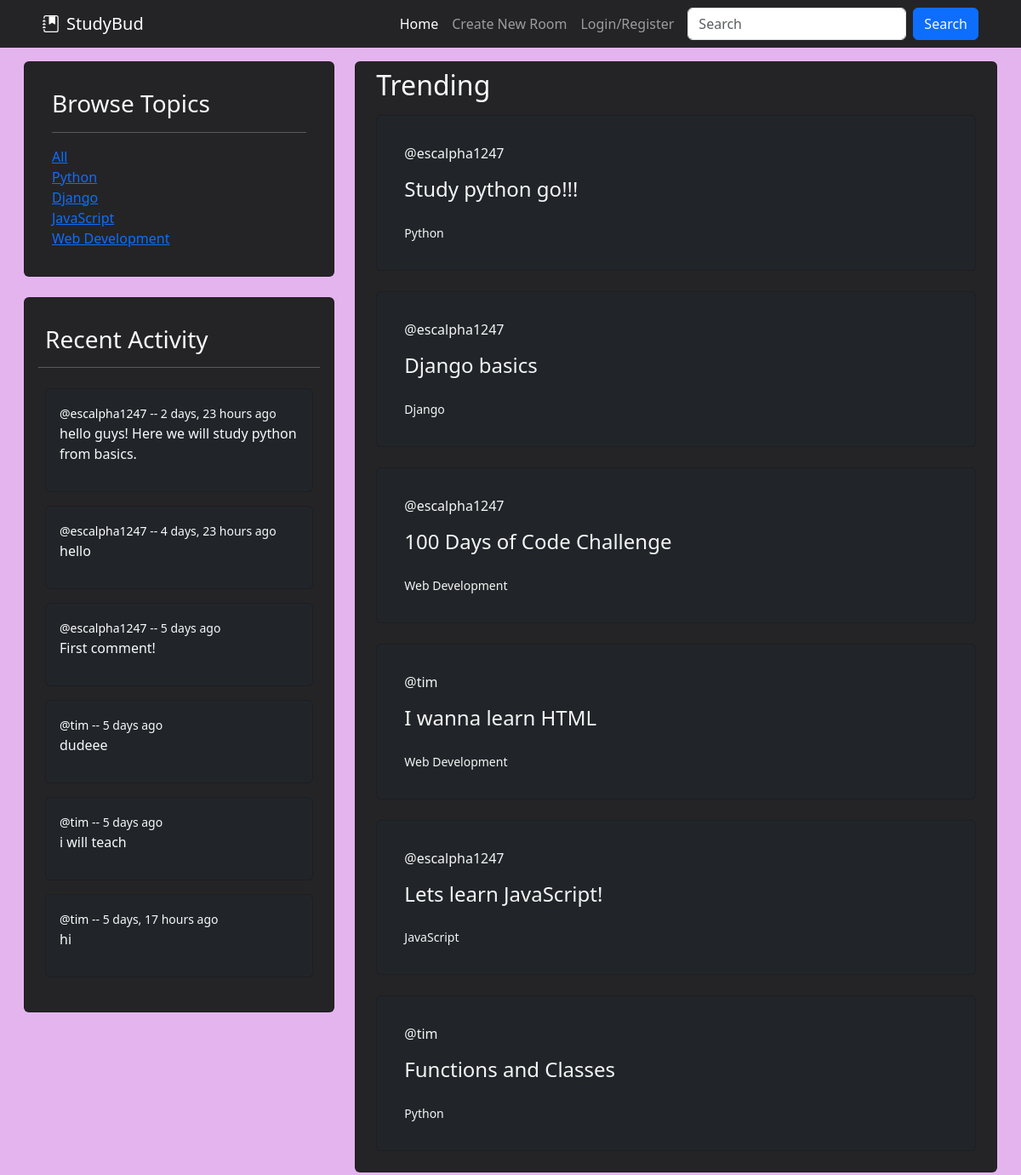
The app's page /, older data.
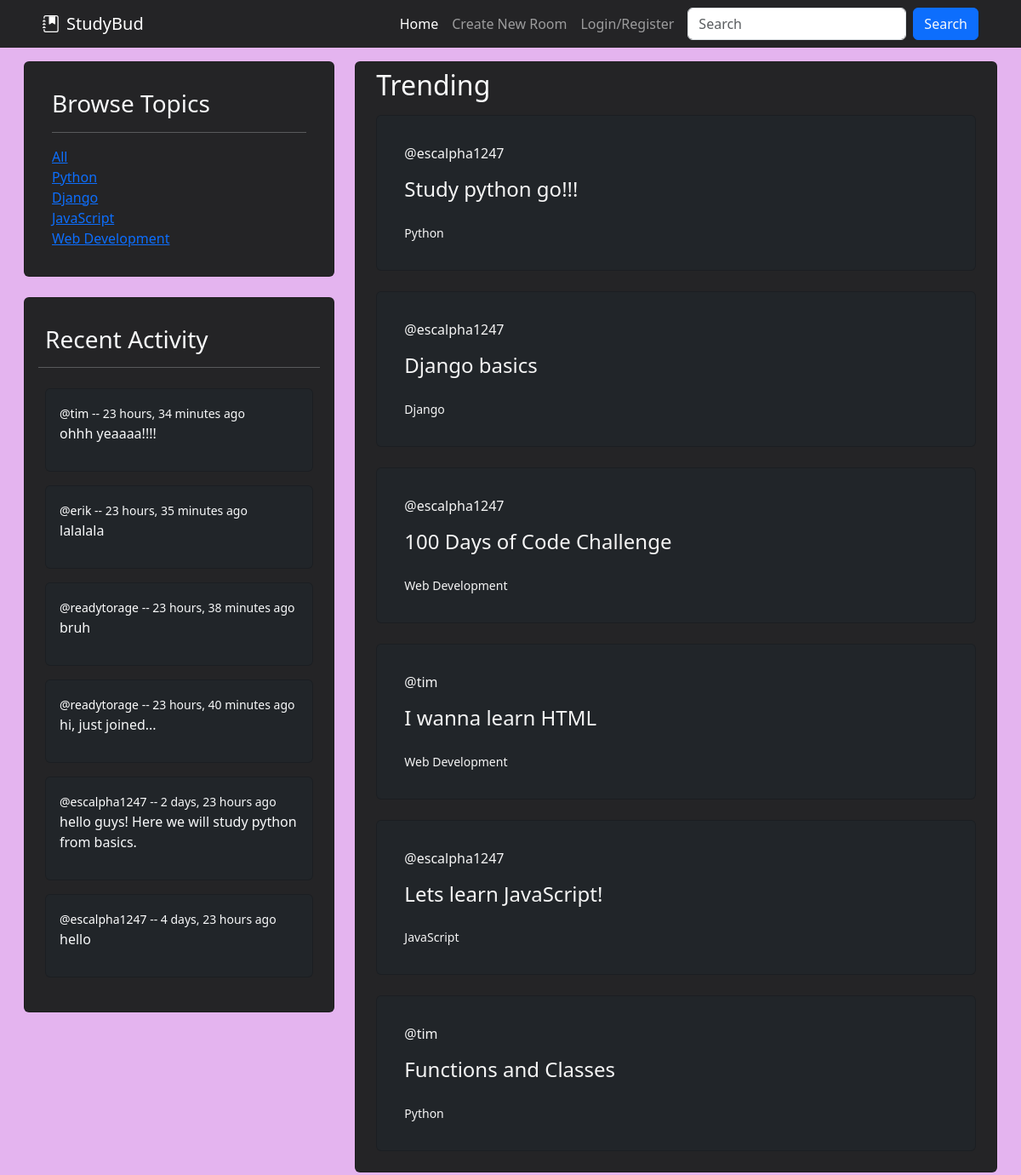
The same page, newer data.
### base/models.py (models this page shows, shortened)
class Topic(models.Model):
    name = models.CharField(max_length=200)

class Message(models.Model):
    user = models.ForeignKey(User, on_delete=models.CASCADE)
    room = models.ForeignKey(Room, on_delete=models.CASCADE) # This will delete all messages in a room after the room is deleted.
    body = models.TextField() # required
    updated = models.DateTimeField(auto_now=True) # takes snapshot everytime its saved
    created = models.DateTimeField(auto_now_add=True) # only takes snapshot when saved first time
    class Meta:
        ordering = ['-updated', '-created']
    def __str__(self):
        return self.body[0:50] # we want only first 50 messages for preview

class Room(models.Model):
    host = models.ForeignKey(User, on_delete=models.SET_NULL, null=True)
    topic = models.ForeignKey(Topic, on_delete=models.SET_NULL, null=True)
    name = models.CharField(max_length=200)
    description = models.TextField(null=True, blank=True) # Null is allowed, by default is false!
    participants = models.ManyToManyField(User, related_name='participants', blank=True)
    updated = models.DateTimeField(auto_now=True) # takes snapshot everytime its saved
    created = models.DateTimeField(auto_now_add=True) # only takes snapshot when saved first time
    class Meta:
        ordering = ['-updated', '-created'] # '-' sign makes newer one come at top

### base/views.py (the view)
# urls.py: path('', views.home, name="home"),
def home(request):
    q = request.GET.get('q') if request.GET.get('q') != None else ''
    rooms = Room.objects.filter(
        Q(topic__name__icontains=q) |
        Q(name__icontains=q) |
        Q(host__username__icontains=q) |
        Q(description__icontains=q)
    )
    topics = Topic.objects.all()
    room_messages = Message.objects.filter(Q(room__name__icontains=q))[:6]
    room_count = rooms.count()
    context = {'rooms': rooms, 'topics':topics, 'room_count':room_count, 'room_messages':room_messages}
    return render(request, 'base/home.html', context)

### base/templates/base/home.html (shortened to what this page needs)
{% extends 'main.html' %}
{% block content %}
<section class="container-fluid text-light" style="width: 100%;">
    <div class="row p-3">
        <div name="sidebar" class="container col-sm-4">
            {% include 'base/topics_comp.html' %}
            {% include 'base/activity_comp.html' %}
        </div>
        <div class="container col-sm-8">
            <div class="card" style="background-color: #242426;width: 3fr">
                <h2 class="text-light px-4 py-2">Trending</h2>
                {% include 'base/feed_comp.html' %}
            </div>
        </div>
    </div>
</section>
{% endblock content %}

### base/templates/base/topics_comp.html
<div class="container px-0 pb-4">
    <div class="card container text-light p-3" style="background-color: #242426;width: 1fr;">
        <div class="card-body">
            <h3 class="card-title">Browse Topics</h3>
            <hr />
            <div class="card-link">
                <a href="?q=">All</a>
            </div>
            {% for topic in topics %}
            <div class="card-link ms-auto">
                <a href="?q={{topic.name}}">{{ topic.name }}</a>
            </div>
            {% endfor %}
        </div>
    </div>
</div>

### base/templates/base/activity_comp.html (shortened to what this page needs)
<div class="container px-0 pb-4" style="width: 1fr;">
    <div class="card container text-light p-3" style="background-color: #242426;">
        <div class="card-body px-0">
            <h3 class="card-title px-2">Recent Activity</h3>
            <hr />
            {% for message in room_messages %}
                <div class="container-fluid p-2">
                    <div class="card bg-dark text-light">
                        <div class="card-body">
                            <small class="card-link"><a href="{% url 'profile' message.user.id %}" class="links">@{{message.user}}</a> -- {{message.created|timesince}} ago</small>
                            <p>{{message}}</p>
                        </div>
                    </div>
                </div>
            {% endfor %}
        </div>
    </div>
</div>

### base/templates/base/feed_comp.html (shortened to what this page needs)
<div class="row px-4">
    {% for room in rooms %}
    <div class="container pb-4">
        <div class="card bg-dark text-light p-3">
            <div class="card-body">
                <span class="card-link"><a style="color: whitesmoke; text-decoration: none;" href="{% url 'profile' room.host.id %}">@{{ room.host.username }}</a></span>
                <h4 class="card-title py-3">
                    <a href="{% url 'room' room.id %}" style="color: whitesmoke; text-decoration: none;" class="">{{ room.name }}</a>
                </h4>
                <small class="card-subtitle card-link mb-2 text-light"><a style="color: whitesmoke; text-decoration: none;" href="{% url 'home' %}?q={{room.topic.name}}">{{ room.topic.name }}</a></small>
            </div>
        </div>
    </div>
    {% endfor %}
</div>

Row changes from the older to the newer data that the page shows:
no longer on this page (row unchanged): Message: user "escalpha1247", created "5 days", body "First comment!"
no longer on this page (row unchanged): Message: user "tim", created "5 days", body "dudeee"
no longer on this page (row unchanged): Message: user "tim", created "5 days", body "i will teach"
no longer on this page (row unchanged): Message: user "tim", created "5 days, 17 hours", body "hi"
added Message: user "tim", created "23 hours, 34 minutes", body "ohhh yeaaaa!!!!"
added Message: user "erik", created "23 hours, 35 minutes", body "lalalala"
added Message: user "readytorage", created "23 hours, 38 minutes", body "bruh"
added Message: user "readytorage", created "23 hours, 40 minutes", body "hi, just joined..."
